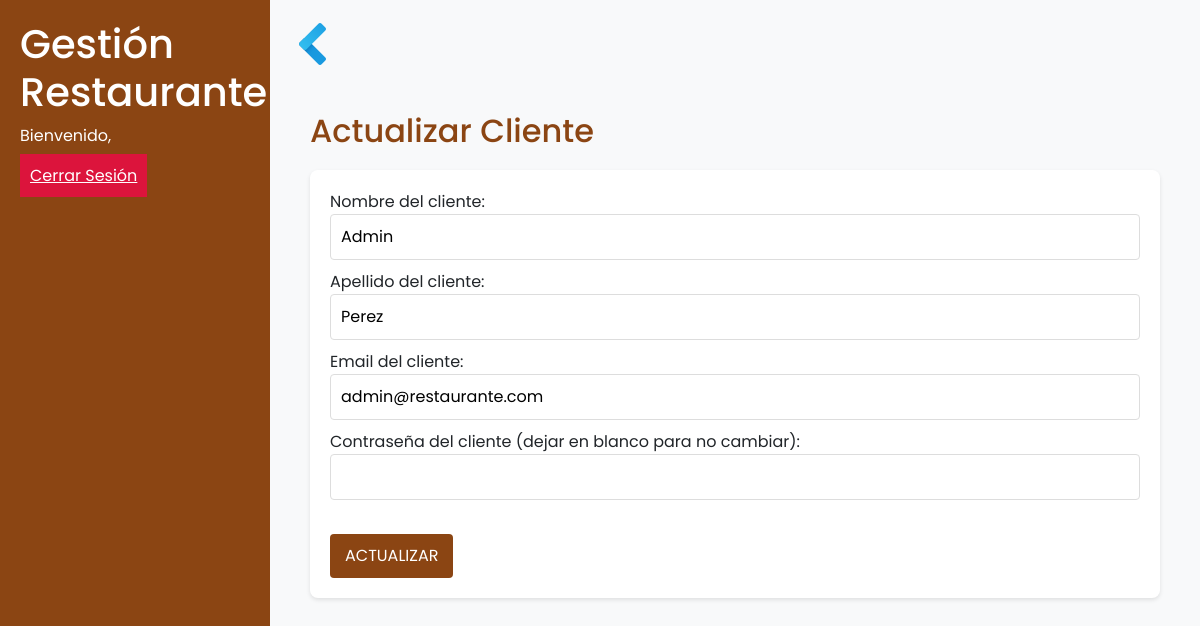
/actualizarC.php?id=1, run on the app's committed database.
### tables this page shows
CREATE TABLE `usuarios` (
  `id` int(11) NOT NULL AUTO_INCREMENT,
  `nombre` varchar(35) NOT NULL,
  `apellido` varchar(35) NOT NULL,
  `email` varchar(100) NOT NULL,
  `contrasena` varchar(30) NOT NULL,
  `tipo` varchar(16) NOT NULL,
  PRIMARY KEY (`id`),
  UNIQUE KEY `email` (`email`)
);

### actualizarC.php (the view, shortened to what this page needs)
<?php
include 'Static/connect/db.php'; ?>
<?php include 'includes/header.php'; ?>
<a href="usuarios.php"><img src="Static/img/back.png"></a>
<br><br>
<?php
if (isset($_GET['id'])) {
    $ID = $_GET['id'];
    $query = "SELECT * FROM usuarios WHERE id = $ID;";
    $result = mysqli_query($conn, $query);
    if (mysqli_num_rows($result) == 1) {
        $row = mysqli_fetch_array($result);
        $nombre = $row['nombre'];
        $apellido = $row['apellido'];
        $email = $row['email'];
    }
}
?>
<div class="content"><h2>Actualizar Cliente</h2>
<form class="user-form" method="POST" action="actualizarC.php?id=<?php echo $_GET['id']; ?>">
    <div class="form_container">
        <label for="nombre" class="formulario_label">Nombre del cliente:</label>
        <input type="text" name="nombre" id="nombre" class="formulario_input" value="<?php echo $nombre; ?>">
    </div>
    <div class="form_container">
        <label for="nombre" class="formulario_label">Apellido del cliente:</label>
        <input type="text" name="apellido" id="apellido" class="formulario_input" value="<?php echo $apellido; ?>">
    </div>
    <div class="form_container">
        <label for="email" class="formulario_label">Email del cliente:</label>
        <input type="email" name="email" id="email" class="formulario_input" value="<?php echo $email; ?>">
    </div>
    <div class="form_container">
        <label for="password" class="formulario_label">Contraseña del cliente (dejar en blanco para no cambiar):</label>
        <input type="password" name="password" id="password" class="formulario_input">
    </div>
    <br>
    <div class="form_container">
        <button class="formulario_btn" name="update">ACTUALIZAR</button>
    </div>
</form>

### Static/css/styles.css (style rules this page uses)
html, body { height: 100%; margin: 0; padding: 0; font-family: 'Poppins', sans-serif; }
body { margin: 0; padding: 0; min-height: 100vh; background-color: #f8f9fa; }
.content { flex-grow: 1; padding: 20px; height: 100vh; overflow-y: auto; }
.content h2 { color: #8B4513; margin-bottom: 20px; }
.user-form { background-color: #fff; padding: 20px; border-radius: 8px; box-shadow: 0 2px 4px rgba(0,0,0,0.1); margin-bottom: 20px; }
.user-form input { display: block; width: 100%; padding: 10px; margin-bottom: 10px; border: 1px solid #ddd; border-radius: 4px; font-size: 16px; }
.user-form button { background-color: #8B4513; color: white; padding: 10px 15px; border: none; border-radius: 4px; cursor: pointer; font-size: 16px; }

### data on the page
usuarios: nombre "Admin", apellido "Perez", email "admin@restaurante.com"
